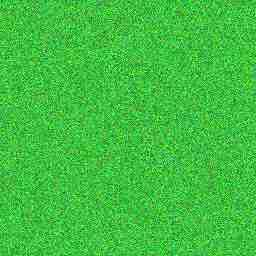
#> input picture _h_heatmap.jpg, 256 x 256 px
$ python generate_data.py --source .. --output out
#> lines starting #> are read from the running program, lines starting #| are printed output that depends on the picture
"""Generate synthetic training data by applying controlled degradations to clean images."""

import argparse
import random
from pathlib import Path

import numpy as np
from PIL import Image, ImageFilter


def degrade_jpeg(img: Image.Image, quality_range=(5, 40)) -> Image.Image:
    """Apply JPEG compression at a random quality level."""
    import io
    quality = random.randint(*quality_range)
    buffer = io.BytesIO()
    img.save(buffer, format="JPEG", quality=quality)
    buffer.seek(0)
    return Image.open(buffer).convert("RGB")


def degrade_noise(img: Image.Image, sigma_range=(10, 50)) -> Image.Image:
    """Add Gaussian noise with random sigma."""
    arr = np.array(img, dtype=np.float64)
    sigma = random.uniform(*sigma_range)
    noise = np.random.normal(0, sigma, arr.shape)
    noisy = np.clip(arr + noise, 0, 255).astype(np.uint8)
    return Image.fromarray(noisy)


def degrade_blur(img: Image.Image, radius_range=(1, 4)) -> Image.Image:
    """Apply Gaussian blur to simulate resolution loss."""
    radius = random.uniform(*radius_range)
    return img.filter(ImageFilter.GaussianBlur(radius=radius))


def degrade_color_shift(img: Image.Image, shift_range=(0.8, 1.2)) -> Image.Image:
    """Randomly shift color channels."""
    arr = np.array(img, dtype=np.float64)
    for ch in range(3):
        factor = random.uniform(*shift_range)
        arr[:, :, ch] *= factor
    return Image.fromarray(np.clip(arr, 0, 255).astype(np.uint8))


def degrade_multi_compress(img: Image.Image, rounds=(2, 5), quality_range=(15, 50)) -> Image.Image:
    """Apply multiple rounds of JPEG compression."""
    import io
    n_rounds = random.randint(*rounds)
    for _ in range(n_rounds):
        quality = random.randint(*quality_range)
        buffer = io.BytesIO()
        img.save(buffer, format="JPEG", quality=quality)
        buffer.seek(0)
        img = Image.open(buffer).convert("RGB")
    return img


DEGRADATIONS = {
    "deblock": degrade_jpeg,
    "denoise": degrade_noise,
    "sharpen": degrade_blur,
    "color": degrade_color_shift,
    "multi": degrade_multi_compress,
}


def generate_pairs(
    source_dir: Path,
    output_dir: Path,
    degradation: str,
    crop_size: int = 256,
    pairs_per_image: int = 4,
):
    """Generate (degraded, clean) pairs from source images."""
#> called with degradation = 'deblock', crop_size = 256, pairs_per_image = 4
    degrade_fn = DEGRADATIONS[degradation]
    clean_dir = output_dir / "clean"
    degraded_dir = output_dir / "degraded"
    clean_dir.mkdir(parents=True, exist_ok=True)
    degraded_dir.mkdir(parents=True, exist_ok=True)

    image_extensions = {".jpg", ".jpeg", ".png", ".bmp", ".tiff", ".webp"}
    source_images = [
        f for f in source_dir.iterdir()
        if f.suffix.lower() in image_extensions
    ]

    if not source_images:
        print(f"No images found in {source_dir}")
        return

    pair_idx = 0
    for img_path in source_images:
        try:
            img = Image.open(img_path).convert("RGB")
#> img is the input picture: PIL image 256x256 RGB; mean R, G, B 63.5, 191.2, 64.3
        except Exception as e:
            print(f"Skipping {img_path}: {e}")
            continue

        w, h = img.size
#> w = 256; h = 256
        if w < crop_size or h < crop_size:
            continue

        for _ in range(pairs_per_image):
            # Random crop
            x = random.randint(0, w - crop_size)
            y = random.randint(0, h - crop_size)
            clean_crop = img.crop((x, y, x + crop_size, y + crop_size))

            # Apply degradation
            degraded_crop = degrade_fn(clean_crop)

            # Ensure same size after degradation
            if degraded_crop.size != clean_crop.size:
                degraded_crop = degraded_crop.resize(clean_crop.size, Image.LANCZOS)

            # Save
            clean_dir_path = clean_dir / f"{pair_idx:06d}.png"
            degraded_dir_path = degraded_dir / f"{pair_idx:06d}.png"
            clean_crop.save(clean_dir_path)
            degraded_crop.save(degraded_dir_path)
            pair_idx += 1
#> this loop made 4 passes
#> pass 1, in generate_pairs, `degraded_crop = degrade_fn(clean_crop)`:
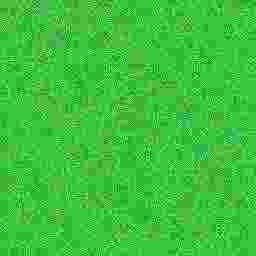
#> degraded_crop: PIL image 256x256 RGB; mean R, G, B 59.5, 194.2, 59.2
#> after the loop, pair_idx = 4

    print(f"Generated {pair_idx} pairs in {output_dir}")
#| Generated 4 pairs in out


def main():
    parser = argparse.ArgumentParser(description="Generate training data for Artefex models")
    parser.add_argument("--source", type=Path, required=True, help="Directory of clean source images")
    parser.add_argument("--output", type=Path, required=True, help="Output directory for training pairs")
    parser.add_argument(
        "--type",
        choices=list(DEGRADATIONS.keys()),
        default="deblock",
        help="Type of degradation to generate",
    )
    parser.add_argument("--crop-size", type=int, default=256, help="Crop size for training patches")
    parser.add_argument("--pairs-per-image", type=int, default=4, help="Number of pairs per source image")
    args = parser.parse_args()

    generate_pairs(args.source, args.output, args.type, args.crop_size, args.pairs_per_image)


if __name__ == "__main__":
    main()
